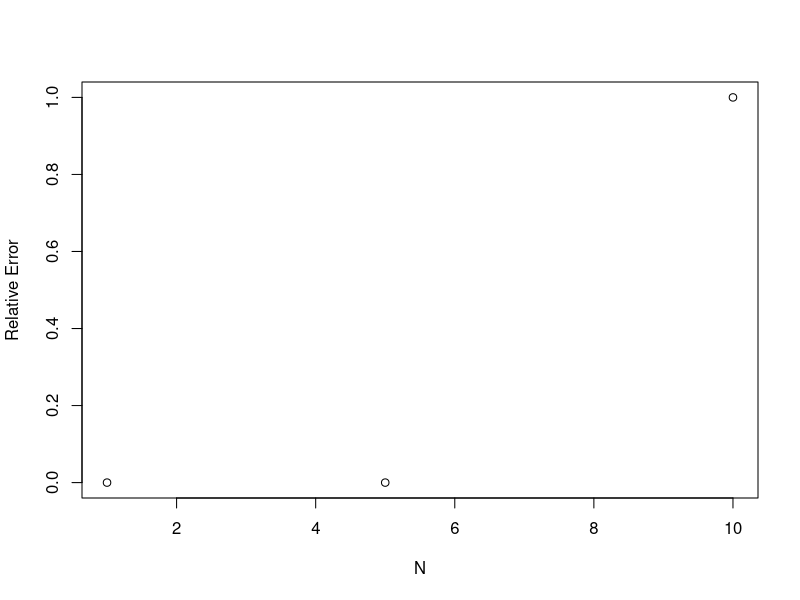
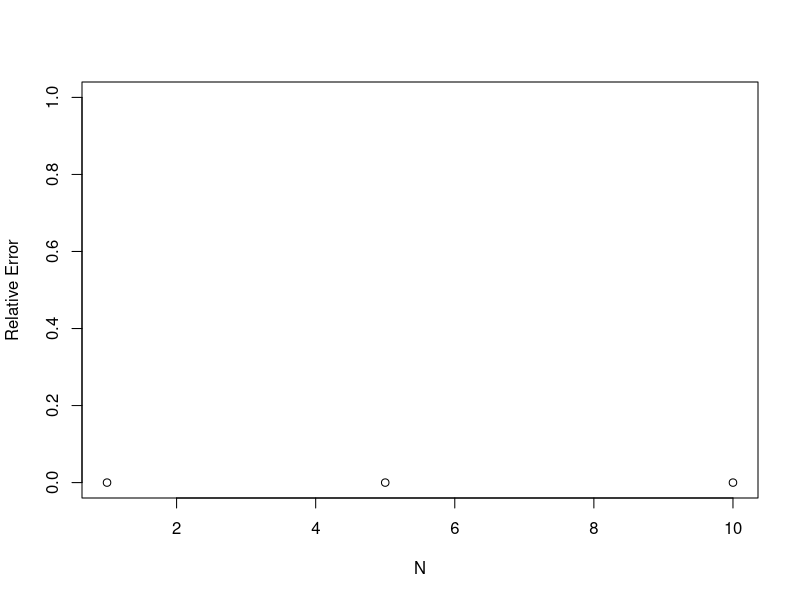
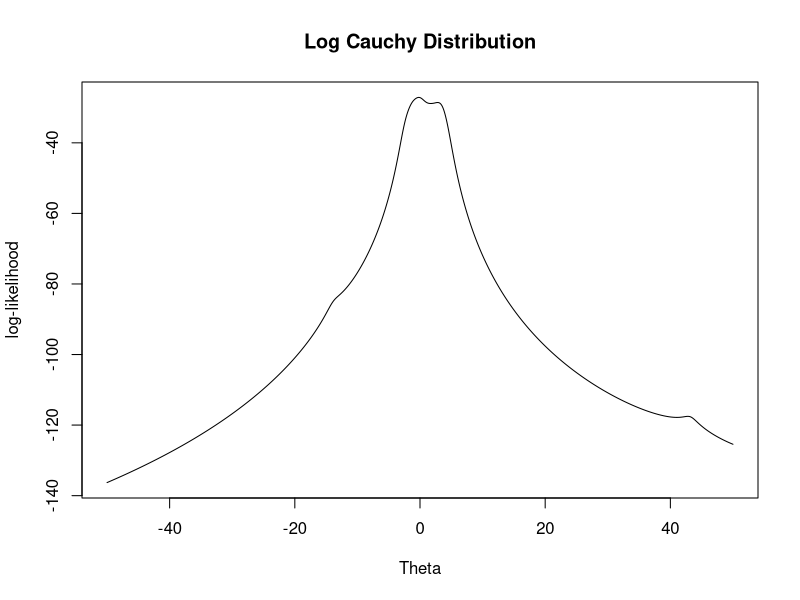
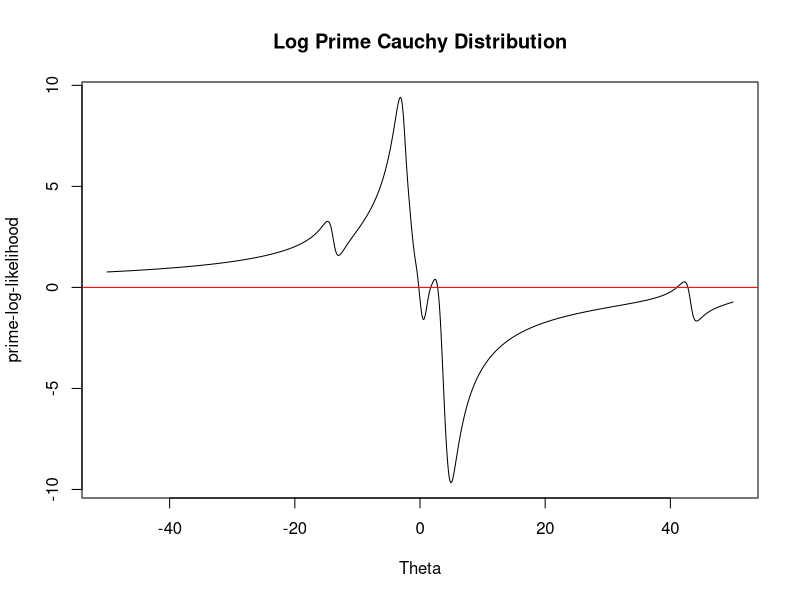

These charts were generated, in order, by the following R code:
## ---- chunk 1
knitr::opts_chunk$set(echo = TRUE)
## ---- chunk 2
# create a quadratic function since we'll be testing several n's and potentially different b's
quad <- function(n,b){
  a <- 10^-n
  c <- a
  
  root_num_right <- sqrt(b^2-(4*a*c))
  #splitting the equations into separate terms to better understand the subtractive cancellation 
  root_num <- -b +root_num_right
  root_den <- 2*a
  
  quad_root = root_num/root_den
  true_root = Re(polyroot(c(c,b,a)))[1] # only take the negative root since that's what we're dealing with
  
  
  #use Re to only take the real root of the complex number, checked them all, no imag parts. 
  
  df <- data.frame("TrueRoot" =true_root, "QuadRoot" = quad_root)
  
  #calculate Relative Error
  rel_err <- abs((true_root-quad_root)/true_root)
  df$rel_err <- rel_err
  cat(paste0("Relative Error for a=",a, ", b=",b,", c=",c, ", and n=",n," is ", rel_err))
  
  return(df)
}

df1 = quad(1,1)
df2 = quad(5,1)
df3 = quad(10,1)

plot(c(1,5,10),c(df1$rel_err,df2$rel_err,df3$rel_err), ylab = "Relative Error", xlab = "N")

## ---- chunk 3
quad_new <- function(n,b){
  a <- 10^-n
  c <- a

  quad_root = -2*c / (sqrt(b^2 - 4*a*c) + b)
  true_root = Re(polyroot(c(c,b,a)))[1] # only take the negative root since that's what we're dealing with
  
  
  #use Re to only take the real root of the complex number, checked them all, no imag parts. 
  
  df <- data.frame("TrueRoot" =true_root, "QuadRoot" = quad_root)
  
  #calculate Relative Error
  rel_err <- abs((true_root-quad_root)/true_root)
  df$rel_err <- rel_err
  cat(paste0("Relative Error for a=",a, ", b=",b,", c=",c, ", and n=",n," is ", rel_err))
  
  return(df)
}

df1_new <- quad_new(1,1)
df2_new <-quad_new(5,1)
df3_new <-quad_new(10,1)

plot(c(1,5,10),c(df1_new$rel_err,df2_new$rel_err,df3_new$rel_err), ylab = "Relative Error", xlab = "N",ylim = c(0,1))

## ---- chunk 4
#Import the data 
data <- c(1.77, -0.23, 2.76, 3.80, 3.47, 56.75, -1.34, 4.24, -2.44, 3.29,
          3.71, -2.40, 4.53, -0.07, -1.05, -13.87, -2.53, -1.75, 0.27, 43.21)

n <- length(data)

#log likelihood cauchy function
log_cauchy <- function(theta){
  return(n*log(pi)-sum(log(1+(data-theta)^2)))
}
#first derivative of the log-likelihood
log_cauchy_prime <- function(theta){
return(sum(2*(data-theta)/(1+(data-theta)^2)))
}

#second derivative of the log-likelihood
log_cauchy_2prime <- function(theta){
  return(sum(2*(-1+(data-theta)^2) / (1+(data-theta)^2)^2))
}

#function for log-cauchy and log-cauchy prime
cauchy <- function(theta){
  return(c(log_cauchy(theta),
           log_cauchy_prime(theta)))
}
#function for log-cauchy prime and 2nd prime of log-cauchy 
cauchy_primes <-function(theta){
  return(c(log_cauchy_prime(theta),log_cauchy_2prime(theta)))
}

theta_list <- seq(-50,50,.1)
values = sapply(theta_list, cauchy)

log_cauchy_values <- values[1,]
log_cauchy_prime_values <- values[2,]

plot(theta_list,log_cauchy_values, type = "l", main = "Log Cauchy Distribution",xlab = "Theta", ylab = "log-likelihood")
plot(theta_list,log_cauchy_prime_values, type = "l", main= "Log Prime Cauchy Distribution", xlab = "Theta", ylab = "prime-log-likelihood")
abline(h = 0, col = "red")


# Newton's Method function provided by Dr. DeOliveira
newtonraphson <- function(ftn, x0, tol = 1e-9, max.iter = 100) {
  ## Newton_Raphson algorithm for solving ftn(x)[1] == 0
  ## It is assumed that ftn is a function of a single variable that returns
  ## the function value and its first derivative as a vector of length 2.
  ## x0 is the initial guess of the root.
  ## The algorithm terminates when the function value is within distance tol of 0,
  ## or the number of iterations exceeds max.iter, whichever happens first
  # initialise
  x <- x0
  fx <- ftn(x)
  iter <-  0
  # continue iterating until stopping conditions are met
  while ((abs(fx[1]) > tol) & (iter < max.iter)) {
    x <- x - fx[1]/fx[2]
    fx <- ftn(x)
    iter<- iter+1
    #cat("At iteration", iter, "value of x is:", x, "\n")
  }
  # output depends on success of algorithm
  if (abs(fx[1]) > tol) {
    #cat("Algorithm failed to converge\n")
    return(NULL)
  } else {
    #cat("Algorithm converged\n")
    return(c(root = x, f.val = fx[1]))
  }
}

mle_values <- roots <- test_values <- c(-11,-1,0,1.5,4,4.7,7,38, mean(data))

for(i in 0:length(test_values)){
  root = newtonraphson(cauchy_primes,test_values[i])[1]
  roots[i] = root
  mle_values[i] = log_cauchy(root)
}
roots

 ### max value is at -1
cat(paste0("The MLE is ",test_values[which.max(mle_values)]))
## ---- chunk 5

# Bisection Method function provided by Dr. DeOliveira
bisection <- function(f, x1, x2, maxit = 1000, tol = 1e-7, stop.fval = TRUE) {
  # it uses absolute error as stopping criterion when stop.fval = FALSE
  f1 <- f(x1)
  if (abs(f1) < tol)
    return(x1)
  f2 <- f(x2)
  if (abs(f2) < tol)
    return(x2)
  if (f1 * f2 > 0)
    stop("f has equal sign at endpoints of initial interval")
  if (f1 > 0) { # swap x1 and x2
    tmp <- x1 ; x1 <- x2 ; x2 <- tmp 
  }
  n <- 0 # counter
  x <- x1
  repeat {
    n <- n + 1
    x.mid <- (x1 + x2) / 2
    f.mid <- f(x.mid)
    if(stop.fval == TRUE) {
      if(abs(f.mid) < tol | n == maxit)
        break }
    else if(abs(x.mid - x) < tol | n == maxit)
      break
    if(f.mid<0){ x1 <- x.mid ; x <- x1}
    else { x2 <- x.mid ; x <- x2 }
  }
  return(list(root = x.mid, f = f.mid, iter = n))
}

bisection(log_cauchy_prime, -1, 1, tol = 1e-9)
## ---- chunk 6
bisection(log_cauchy_prime, 1, 2, tol = 1e-9)   #This bracket converges to a local maximum, not the global

## ---- chunk 7

fixedpoint <- function(f, starting, alpha, maxit = 1000, tol = 1e-9) {
  # g(x) = x + alpha * f(x)
  x <- starting
  fx <- f(starting)
  iter <- 0
  while ((abs(fx) > tol) & (iter < maxit))  {
    x <- x + alpha*fx
    fx <- f(x)
    iter <- iter + 1
    #cat("At iteration", iter, "value of x is:", x, "\n")
  }
  if (abs(fx) > tol) {
    cat("Algorithm failed to converge\n")
    return(NULL)
  } else {
    cat("Algorithm converged\n")
    return(list(root = x, f.val = fx, iter = iter))
  }
}

fixedpoint(log_cauchy_prime, -1, 1)
fixedpoint(log_cauchy_prime, -1, 0.64)
fixedpoint(log_cauchy_prime, -1, 0.25)
fixedpoint(log_cauchy_prime, -1, 0.2)

